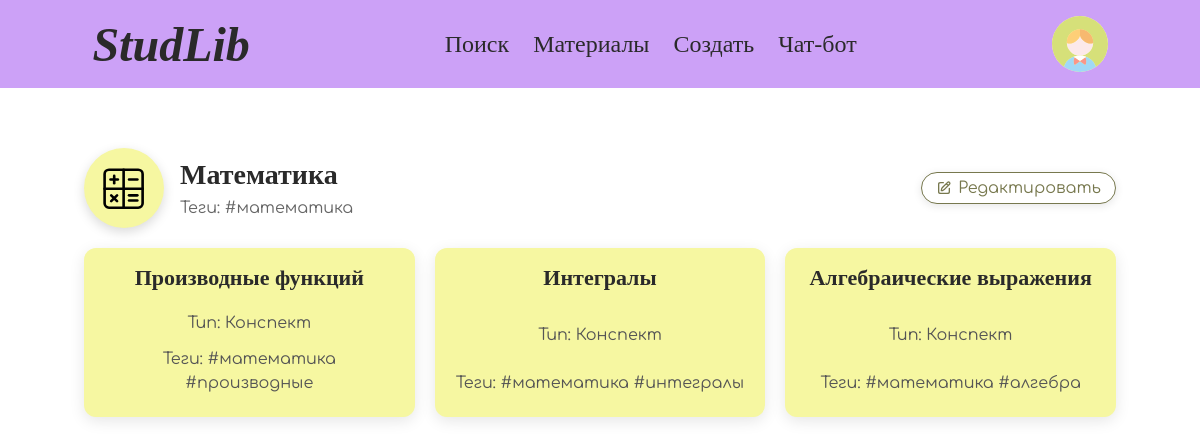
Screenshot of /folders/view.php?id=1 with the database file from the repository.
### tables this page shows
CREATE TABLE IF NOT EXISTS users (
    id INT AUTO_INCREMENT PRIMARY KEY,
    username VARCHAR(100) NOT NULL UNIQUE,
    password VARCHAR(255) NOT NULL,
    display_name VARCHAR(255) DEFAULT NULL,
    avatar VARCHAR(100) DEFAULT NULL
);

CREATE TABLE IF NOT EXISTS folders (
    id INT AUTO_INCREMENT PRIMARY KEY,
    name VARCHAR(100) NOT NULL,
    user_id INT NOT NULL,
    tags TEXT DEFAULT NULL,
    icon VARCHAR(50) DEFAULT NULL,
    FOREIGN KEY (user_id) REFERENCES users(id) ON DELETE CASCADE
);

CREATE TABLE IF NOT EXISTS materials (
    id INT AUTO_INCREMENT PRIMARY KEY,
    name VARCHAR(100) NOT NULL,
    type_id INT NOT NULL,
    folder_id INT DEFAULT NULL,
    user_id INT NOT NULL,
    path VARCHAR(255) DEFAULT NULL,
    tags TEXT DEFAULT NULL,
    content TEXT DEFAULT NULL,
    FOREIGN KEY (type_id) REFERENCES mat_types(id) ON DELETE CASCADE,
    FOREIGN KEY (folder_id) REFERENCES folders(id) ON DELETE CASCADE,
    FOREIGN KEY (user_id) REFERENCES users(id) ON DELETE CASCADE
);

CREATE TABLE IF NOT EXISTS mat_types (
    id INT AUTO_INCREMENT PRIMARY KEY,
    name VARCHAR(50) UNIQUE NOT NULL
);

### config/user_avatar.php (called while the page is built, shortened)
<?php
function getUserAvatar($pdo, $user_id) {
    try {
        $stmt = $pdo->prepare("SELECT avatar FROM users WHERE id = ?");
        $stmt->execute([$user_id]);
        $user = $stmt->fetch();
        return $user['avatar'] ?? null;
    } catch (PDOException $e) {
        return null;
    }
}
?>

### folders/view.php (the view, shortened to what this page needs)
<?php
require '../config/db.php';
require '../config/user_avatar.php';
$user_id = 1;
$folder_id = $_GET['id'] ?? null;
$stmt = $pdo->prepare("SELECT * FROM folders WHERE id = ? AND user_id = ?");
$stmt->execute([$folder_id, $user_id]);
$folder = $stmt->fetch();
$stmt = $pdo->prepare("
    SELECT m.*, mt.name AS type_name
    FROM materials m
    LEFT JOIN mat_types mt ON m.type_id = mt.id
    WHERE m.folder_id = ? AND m.user_id = ?
");
$stmt->execute([$folder_id, $user_id]);
$materials = $stmt->fetchAll();
?>
<!DOCTYPE html>
<html lang="ru">
<head>
    <link rel="stylesheet" href="../assets/css/main.css">
</head>
<body>
    <?php require_once __DIR__ . '/../includes/header.php'; ?>
<main>
    <div class="folder-section">
        <div class="folder-header">
            <div class="folder-icon">
                <?php if (!empty($folder['icon'])): ?>
                    <img src="../assets/icons/<?php echo htmlspecialchars($folder['icon']); ?>" alt="<?php echo htmlspecialchars($folder['name']); ?>">
                <?php endif; ?>
            </div>
            <div class="folder-info-wrapper">
                <div class="folder-title"><?php echo htmlspecialchars($folder['name']); ?></div>
                <?php if (!empty($folder['tags'])): ?>
                    <p class="tags_folder_inline">
                        Теги: <?php echo htmlspecialchars($folder['tags']); ?>
                    </p>
                <?php endif; ?>
            </div>
            <div class="folder-actions">
                <a href="../folders/edit.php?id=<?php echo $folder['id']; ?>" class="button_edit">
                    Редактировать
                </a>
            </div>
        </div>
        <?php if (!empty($materials)): ?>
            <div class="materials-grid">
                <?php foreach ($materials as $mat): ?>
                    <a href="../materials/view.php?id=<?php echo $mat['id']; ?>&return_to=<?php echo urlencode('folders/view.php?id=' . $folder_id); ?>" class="material-card material-card-yellow">
                        <h3><?php echo htmlspecialchars($mat['name']); ?></h3>
                        <p>Тип: <?php echo htmlspecialchars($mat['type_name'] ?? 'Не указан'); ?></p>
                        <?php if ($mat['tags']): ?>
                            <p>Теги: <?php echo htmlspecialchars($mat['tags']); ?></p>
                        <?php endif; ?>
                    </a>
                <?php endforeach; ?>
            </div>
        <?php else: ?>
            <div class="empty-folder">
                В папке пока нет материалов
            </div>
        <?php endif; ?>
    </div>
</main>
</body>
</html>

### includes/header.php (shortened to what this page needs)
<?php
require_once __DIR__ . '/../config/user_avatar.php';
$user_id = $user_id ?? $_SESSION['user_id'] ?? null;
$user_avatar = $user_id ? getUserAvatar($pdo, $user_id) : null;
$scriptPath = $_SERVER['SCRIPT_NAME'];
$scriptDir = dirname($scriptPath);
$basePath = ($scriptDir !== '/' && $scriptDir !== '.' && $scriptDir !== '\\') ? '../' : '';
$cabinetPath = strpos($_SERVER['SCRIPT_NAME'], 'cabinet/') !== false ? 'index.php' : $basePath . 'cabinet/index.php';
?>
<header class="main-header">
    <div class="header-row">
        <div class="header-title">StudLib</div>
        <nav class="header-nav">
            <a href="<?= $basePath ?>search/index.php">Поиск</a>
            <a href="<?= $basePath ?>folders/list.php">Материалы</a>
            <div class="dropdown">
                <label for="add-dropdown" class="dropdown-toggle">Создать</label>
            </div>
            <a href="https://web.telegram.org/k/">Чат-бот</a>
        </nav>
        <div class="profile-inline">
            <a href="<?= $cabinetPath ?>" class="prof_pic" title="Личный кабинет">
                <?php if (!empty($user_avatar)): ?>
                    <img src="<?= $basePath ?>assets/avatars/<?= htmlspecialchars($user_avatar) ?>" alt="Аватар">
                <?php endif; ?>
            </a>
        </div>
    </div>
</header>

### rows the page displays
users: avatar (picture)
folders: icon (picture), name "Математика", tags "#математика"
materials: name "Производные функций", type.name "Конспект", tags "#математика #производные"
materials: name "Интегралы", type.name "Конспект", tags "#математика #интегралы"
materials: name "Алгебраические выражения", type.name "Конспект", tags "#математика #алгебра"
